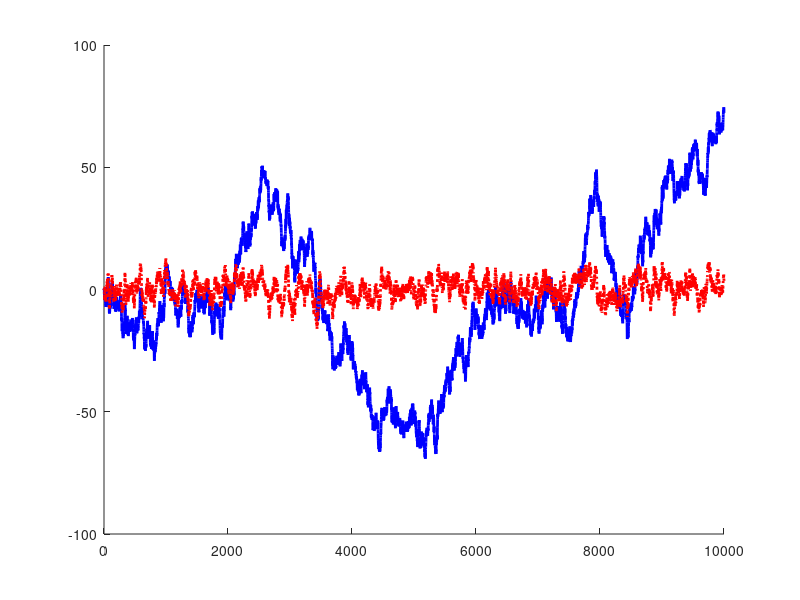

The MATLAB source for this figure:
close all
clear

N = 10000;
vX = cumsum(randn(N,1));
vB = [1, -1];
vA = [1, -0.97];

vY = filter(vB, vA, vX);

figure; hold on;

plot(vX, 'b','LineWidth',2);
plot(vY, ':r','LineWidth',2);